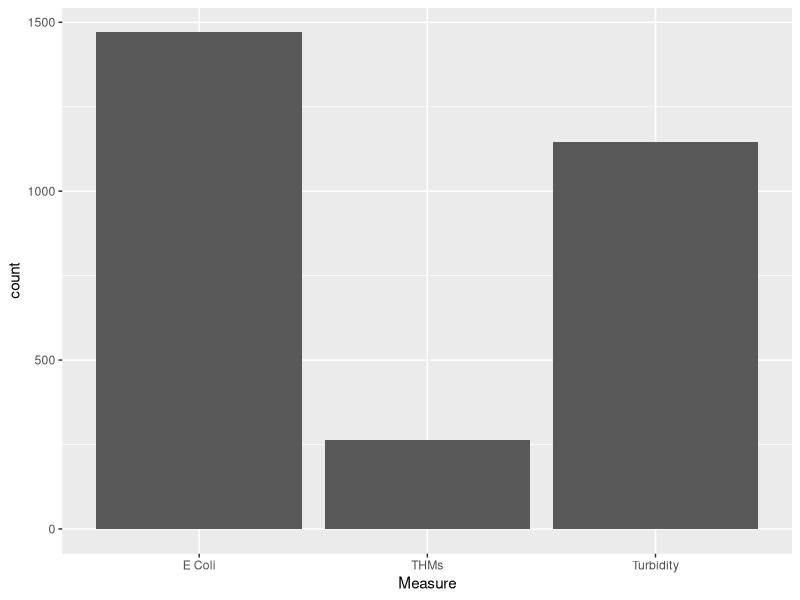
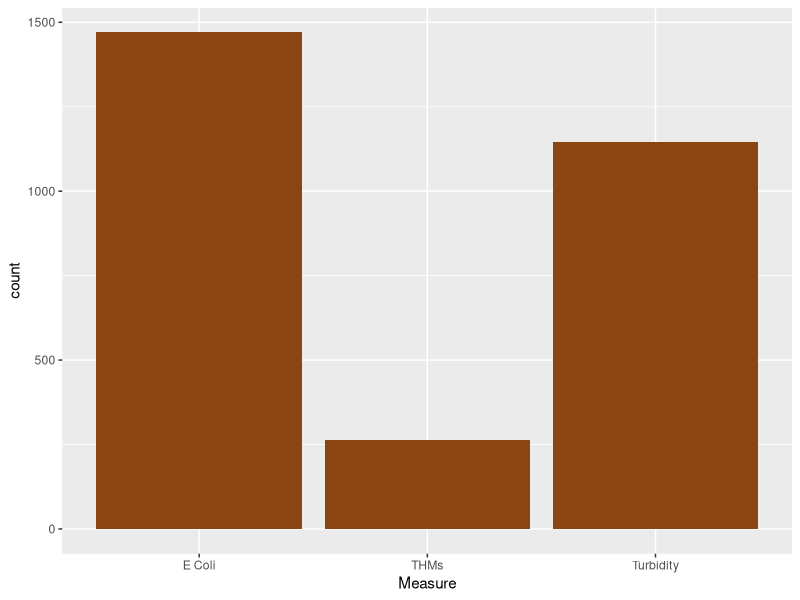
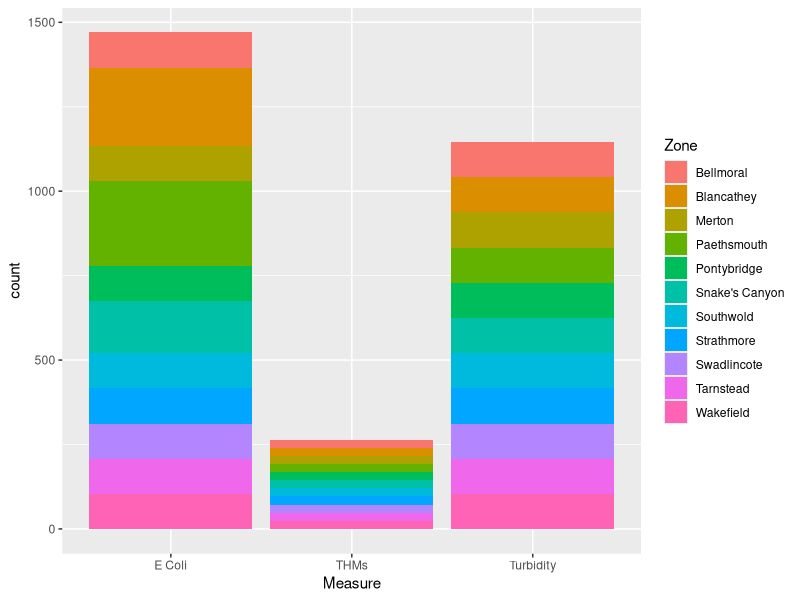
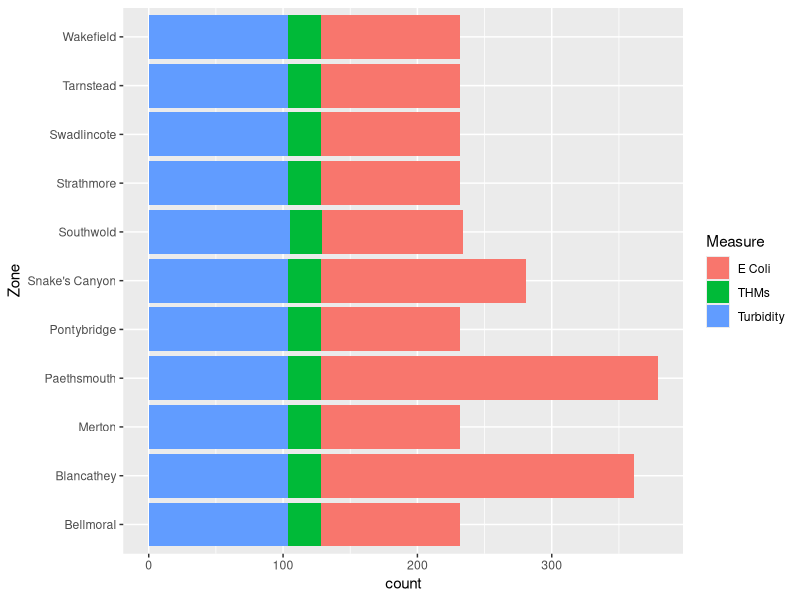
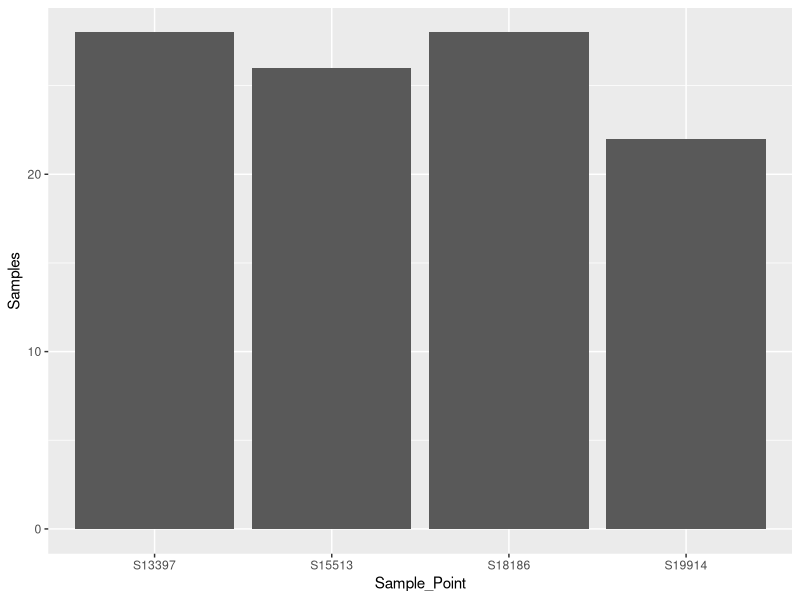
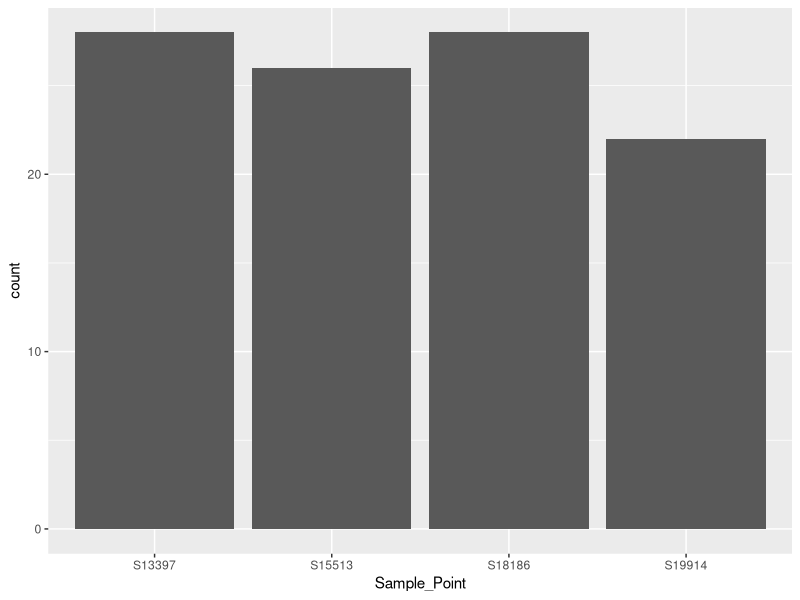
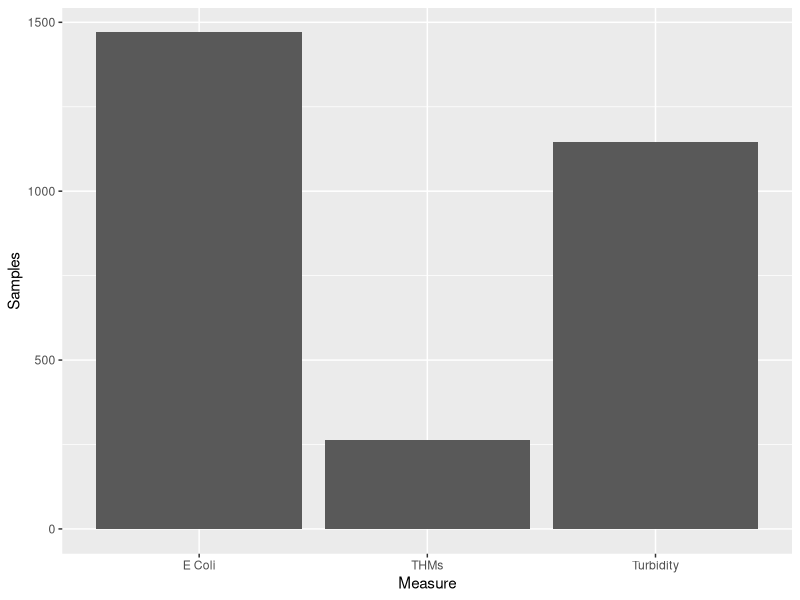
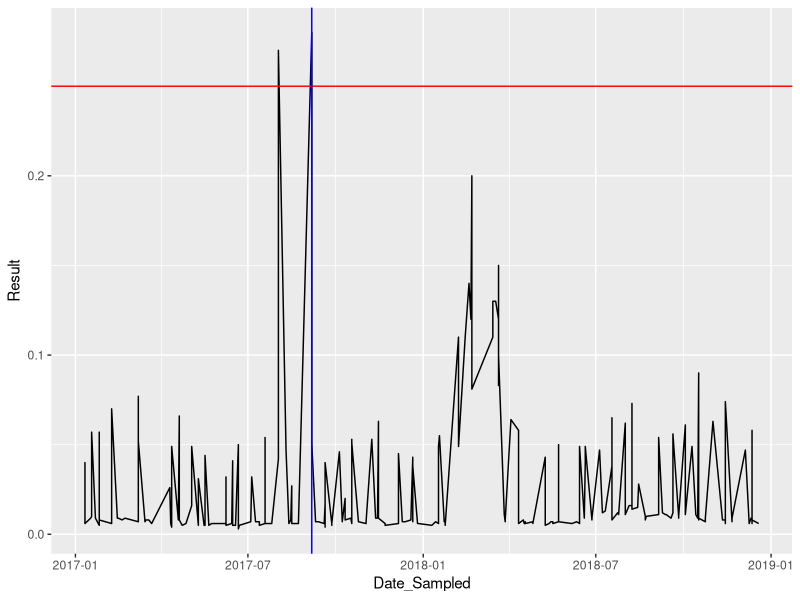

Source code (R) for these figures, in order:
## Visualisations for sssion 4

## Load data
library(tidyverse)
gormsey <- read.csv("casestudy1/gormsey.csv")

## Basics
ggplot(gormsey, aes(Measure)) + 
    geom_bar()
ggsave("manuscript/resources/session4/gormsey_measures.png", width = 8, height = 6)

## Add colour
ggplot(gormsey, aes(Measure)) + 
    geom_bar(fill = "chocolate4")
ggsave("manuscript/resources/session4/gormsey_measures_col.png", width = 8, height = 6)

# Aesthethics
ggplot(gormsey, aes(Measure, fill = Zone)) + 
    geom_bar()
ggsave("manuscript/resources/session4/gormsey_measures_zones.png", width = 8, height = 6)

# Coords flipped
ggplot(gormsey, aes(Zone, fill = Measure)) + 
    geom_bar() + 
    coord_flip()
ggsave("manuscript/resources/session4/gormsey_zones.png", width = 8, height = 6)

## Columns
turbidity_merton <- subset(gormsey, Zone == "Merton" & Measure == "Turbidity")
samples <- as.data.frame(table(turbidity_merton$Sample_Point))
names(samples) <- c("Sample_Point", "Samples")
samples <- subset(samples, Samples != 0)
                  
ggplot(samples, aes(Sample_Point, Samples)) +
    geom_col() 
ggsave("manuscript/resources/session4/gormsey_turbidity_merton.png", width = 8, height = 6)

## Recreate this chart using the bar geom.
ggplot(turbidity_merton, aes(Sample_Point)) + geom_bar()

## Use the aggregate and length functions to create a data frame that count the number of samples for each analyte (measure) and visualise it with a bar chart
measures <- aggregate(list(Samples = gormsey$Sample_No), 
                      list(Measure = gormsey$Measure), length)
ggplot(measures, aes(Measure, Samples)) + 
    geom_col()

## Time series
class(gormsey$Date_Sampled)
gormsey$Date_Sampled <- as.Date(gormsey$Date_Sampled)
class(gormsey$Date_Sampled)
thm <- subset(gormsey, Measure == "THMs")

## abline
mx <- which(thm$Result == max(thm$Result))

ggplot(thm, aes(Date_Sampled, Result)) +
    geom_line() +
    geom_hline(yintercept = .25, col = "red") + 
    geom_vline(xintercept = thm$Date_Sampled[mx], col = "blue")
ggsave("manuscript/resources/session4/gormsey_thm_time_series.png", width = 8, height = 6)

## Add the trend line the THM timeseries. Experiment with the two different methods.
ggplot(subset(gormsey, Measure == "THMs"), aes(Date_Sampled, Result)) +
    geom_line() +
    geom_hline(yintercept = .25, col = "red") +
    geom_smooth(method = lm) +
    geom_smooth(method = loess, col = "green") 
ggsave("manuscript/resources/session4/gormsey_thm_trend.png", width = 8, height = 6)

## boxplot
turbidity <- subset(gormsey, Measure == "Turbidity" & Zone == "Merton" | Zone == "Southwold")
ggplot(turbidity, aes(Zone, Result)) + 
    geom_boxplot()

ggplot(thm, aes(Zone, Result)) + 
    geom_boxplot() + 
    coord_flip() + 
    geom_hline(yintercept = 0.25, col = "red")
ggsave("manuscript/resources/session4/gormsey_thm_zone.png", width = 8, height = 6)


## Facets
ggplot(subset(gormsey, Measure == "THMs" | Measure == "Turbidity"), 
       aes(Date_Sampled, Result, col = Measure)) + 
    geom_line() + 
    facet_wrap(~Measure, scales = "free_y")
ggsave("manuscript/resources/session4/gormsey_thm_turbidity.png", width = 8, height = 6)

## Themes
library(gridExtra)
p <- ggplot(gormsey, aes(Measure)) + geom_bar()
a <- p + theme_classic(base_size = 22)+ ggtitle("theme_clasic()")
b <- a + theme_bw(base_size = 22) + ggtitle("theme_bw()")
c <- a + theme_dark(base_size = 22) + ggtitle("theme_dark()")
d <- a + theme_void(base_size = 22) + ggtitle("theme_void()")

png("manuscript/resources/session4/themes.png", width = 1024, height = 1024)
grid.arrange(a, b, c, d)
dev.off()
